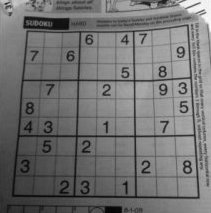
#> input picture cwd/gradients.jpg, 211 x 213 px, found by its file name
$ python '26-hough-line .py'
#> lines starting #> are read from the running program, lines starting #| are printed output that depends on the picture; after the words box and inside, x2 and y2 are one past the last pixel; in counts of white or black regions, pixels touching at a corner belong together
import cv2 as cv
import numpy as np
import matplotlib.pyplot as plt

#
# Q1: What is "Hough Transform"?
# The Hough Transform is a popular technique to detect the various shape
#
# Q2: What is the keypoint of "Hough Transform"?
# if you can represent that shape in a mathematical form.
# It can detect the shape even if it is a little bit broken or distorted.
#
# Q3: What could the Hough algorithm do?
# 1. define a shape with mathematics
# 2. create a histogram container for statistics
# 3. loop every potential combination
# 4. take a threshold to get the result
#
# Q4: Why does "Hough Lines" use 1000 to draw?
# the mathematical define
# 1. use a polar coordinate system for statistics
# 2. target line is too normal for polar magnetic
# can not represent the length of a line
# so 1000 large is enough to cross the image
#
#

# read
img = cv.imread("gradients.jpg", cv.IMREAD_COLOR)
#> img is the input picture: shape (213, 211, 3); min 1, max 255, mean 113.8
img = cv.cvtColor(img, cv.COLOR_BGR2RGB)

# convert gray
gray = cv.cvtColor(img, cv.COLOR_RGB2GRAY)

# find edges with canny
edges = cv.Canny(gray, 50, 150, apertureSize=3)
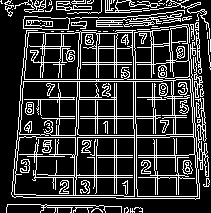
#> edges: shape (213, 211); 21.3% white in thin lines or dots

# find lines with hough transform
# the first param is ρ(rho), the maximum possible distance is the diagonal length of the image.
# So taking one pixel accuracy, the number of rows can be the diagonal length of the image.
# the second param is theta, from 0 ~ 180
# last parameter is threshold, if it is too bigger, it will return to None
img_result = img.copy()
lines = cv.HoughLines(edges, 1, np.pi/180, 120)
#> lines = 20 rows, first 8: [116, 0], [114, 0], [79, 1.57], [82, 0.0349], [137, 1.57], [81, 1.57], [-131, 3.12], [99, 0.0175]

# loop line in array
for line in lines:
    rho, theta = line[0]
    # get sin/cos value
    cos_theta = np.cos(theta)
    sin_theta = np.sin(theta)
    # get delta value
    delta_x = cos_theta*rho
    delta_y = sin_theta*rho
    # get point1,
    x1 = int(delta_x + 1000*(-sin_theta))
    y1 = int(delta_y + 1000*(cos_theta))
    # get point2,
    x2 = int(delta_x - 1000*(-sin_theta))
    y2 = int(delta_y - 1000*(cos_theta))
    cv.line(img_result, (x1, y1), (x2, y2), (255, 0, 0), 1)
#> this loop made 20 passes
#> (rho, theta, cos_theta, sin_theta, delta_x, delta_y, x1, y1) on passes 1 to 12: (116, 0, 1, 0, 116, 0, 116, 1000), (114, 0, 1, 0, 114, 0, 114, 1000), (79, 1.57, -4.37e-08, 1, -3.45e-06, 79, -1000, 78), (82, 0.0349, 0.999, 0.0349, 81.95, 2.86, 47, 1002), (137, 1.57, -4.37e-08, 1, -5.99e-06, 137, -1000, 136), (81, 1.57, -4.37e-08, 1, -3.54e-06, 81, -1000, 80), (-131, 3.12, -1, 0.0175, 131, -2.29, 113, -1002), (99, 0.0175, 1, 0.0175, 98.98, 1.73, 81, 1001), (177, 1.57, -4.37e-08, 1, -7.74e-06, 177, -1000, 176), (80, 0.0349, 0.999, 0.0349, 79.95, 2.79, 45, 1002), (97, 0.0175, 1, 0.0175, 96.99, 1.69, 79, 1001), (-166, 3.09, -0.999, 0.0523, 165.8, -8.69, 113, -1007)
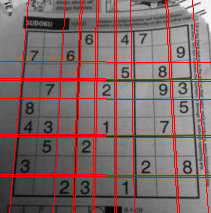
#> img_result: shape (213, 211, 3); 9.23% of pixels changed, all inside (x1, y1, x2, y2) = (0, 0, 211, 213)

# find lines with probabilistic hough transform
img_probabilistic = img.copy()
lines = cv.HoughLinesP(edges, 1, np.pi/180, 100, minLineLength=100, maxLineGap=10)
#> lines = 22 rows, first 6: [116, 206, 116, 2], [21, 81, 173, 81], [17, 137, 169, 137], [21, 79, 162, 79], [114, 206, 114, 12], [34, 177, 182, 177]
for line in lines:
    x1, y1, x2, y2 = line[0]
    cv.line(img_probabilistic, (x1, y1), (x2, y2), (0, 255, 0), 1)
#> this loop made 22 passes
#> (x1, y1, x2, y2) on passes 1 to 12: (116, 206, 116, 2), (21, 81, 173, 81), (17, 137, 169, 137), (21, 79, 162, 79), (114, 206, 114, 12), (34, 177, 182, 177), (73, 205, 80, 1), (133, 66, 134, 179), (75, 211, 82, 1), (169, 3, 179, 198), (135, 66, 137, 207), (168, 43, 176, 198)
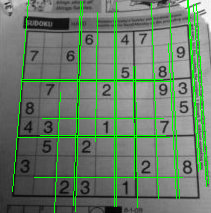
#> img_probabilistic: shape (213, 211, 3); 7.91% of pixels changed, all inside (x1, y1, x2, y2) = (12, 0, 209, 213)

# show
images = [img, gray, edges, img_result, img_probabilistic]
colors = [None, "gray", "gray", None, None]
titles = ["img", "gray", "edges", "img_result", "img_probabilistic"]
for i in range(len(images)):
    plt.subplot(2, 3, i+1)
    plt.imshow(images[i], colors[i])
    plt.title(titles[i])
#> this loop made 5 passes
plt.show()
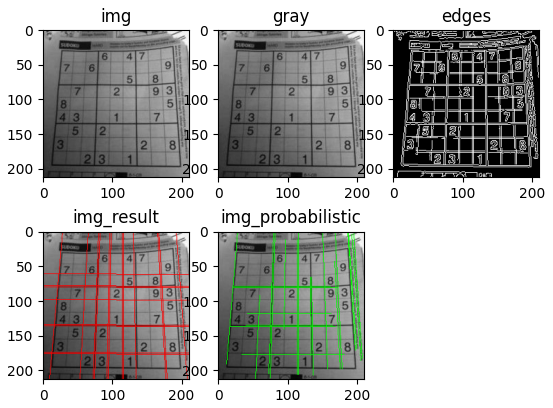
#> figure drawn by matplotlib, 5 panels
